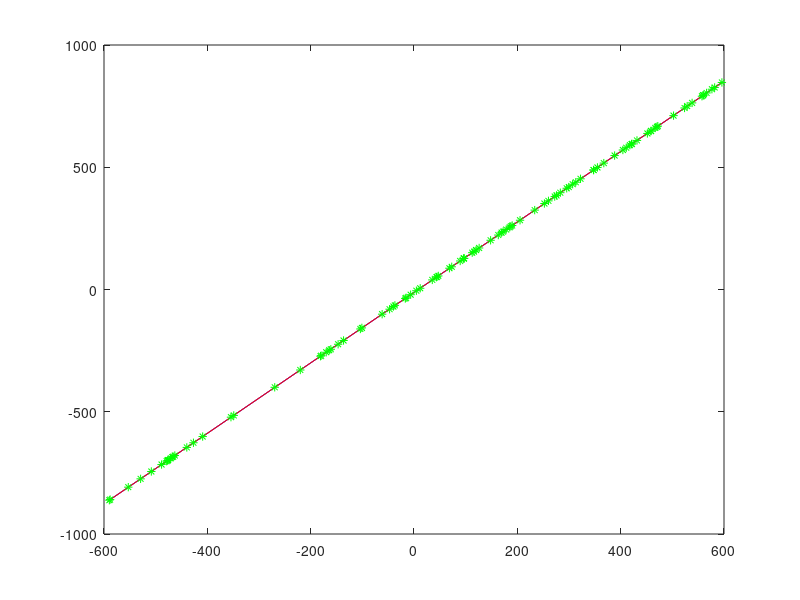
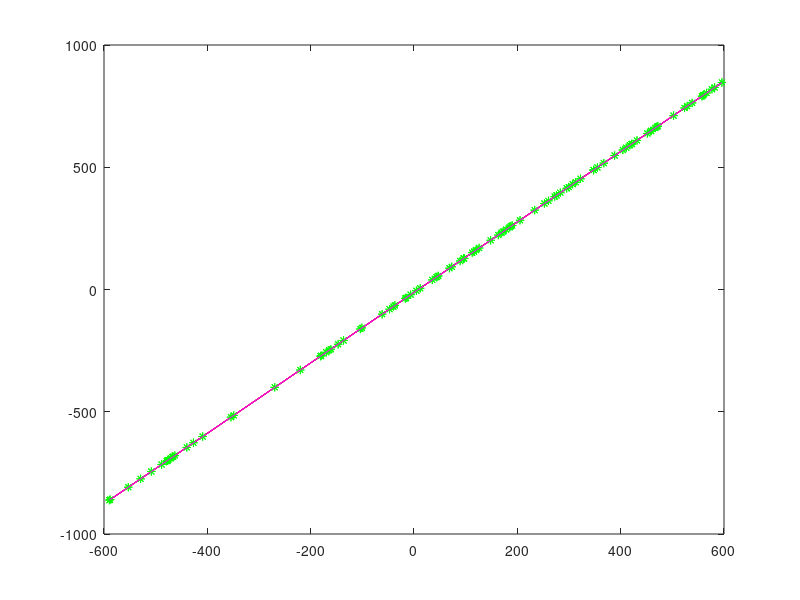

Write the MATLAB code that produced these figures, in order.
%Definimos una linea aleatoria.
A = round(1500*rand()-750);
C = round(1500*rand()-750);
while (1)
   B = round(1500*rand()-750);
   if B ~= 0
      break
   end
end

m = -A / B;
b = -C / B;

%Generamos 100 puntos que yacen en la linea definida, y le añadimos ruido.
n=100;
x=sort(1200*rand(1,n)-600);
y = m * x + b;
xr=x;
yr=yr=y+1*(rand(1,n)-0.5);


%Implementamos el algoritmo de la página (298pdf, 297 libro).
M = zeros(3);
N = M;
Mr = N;
Nr = Mr;

epsilon = 0.1; %Variance of the \delta x
Vo=diag([epsilon.^2,epsilon.^2,0]);
W = 1;
Wr = 1;
c = 0;
cr = 0;

figure(1);
clf;
figure(2);
clf;
plot(x,y, 'b');
hold on;
cont = 0;
while 1
   for i=1:n
      p   = [x(i), y(i), 1]';
      M  += W * p * p'; 
      pr  = [xr(i), yr(i), 1]';
      Mr += Wr * pr * pr';
      N  += W * Vo; 
      Nr += Wr * Vo; 
   end
   M  /= n;
   Mr /= n;
   N  /= n;
   Nr /= n;

   [en, el] = eig(M - c * N);
   en = en(:,1);
   el = el(1,1);

   [enr, elr] = eig(Mr - cr * Nr);
   enr = enr(:,1);
   elr = elr(1,1);
   display (sprintf('Wr = %f', Wr));
   display (sprintf('cr = %f', cr));
   display (sprintf('elr = %f', elr));

   cont += 1;
   if abs(elr) < 0.0000003
      break;
   end
   
   Af = enr(1);
   Bf = enr(2);
   Cf = enr(3);
   mf = -Af / Bf;
   bf = -Cf / Bf;

   xf = x;
   yf = mf * xf + bf;
   plot(xf, yf, 'r', xr, yr, 'g*');


   W = 1 / dot(en, Vo * en);
   Wr = 1 / dot(enr, Vo * enr);
   c = c + el / dot(en, N * en);
   cr = cr + elr / dot(enr, Nr * enr);

   Error = sum([y-yf].^2)/n;
   display (sprintf('Error = %f\n', Error));
   pause(1)
end

figure(1);
Af = enr(1);
Bf = enr(2);
Cf = enr(3);
mf = -Af / Bf;
bf = -Cf / Bf;

xf = x;
yf = mf * xf + bf;

plot(x,y, 'b', xf, yf, 'r', xr, yr, 'g*');
figure(2)
plot(xf, yf, 'm' );
hold off

Error = sum([y-yf].^2)/n;
display (sprintf('Error = %f\n', Error));
display(sprintf('cont = %d', cont));
display(sprintf('epsiolon^2 = %f', cr/(1-(2/n))));
